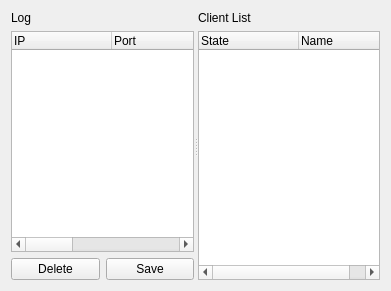
<?xml version="1.0" encoding="UTF-8"?>
<ui version="4.0">
 <class>ServerForm</class>
 <widget class="QWidget" name="ServerForm">
  <property name="geometry">
   <rect>
    <x>0</x>
    <y>0</y>
    <width>391</width>
    <height>291</height>
   </rect>
  </property>
  <property name="windowTitle">
   <string>Form</string>
  </property>
  <layout class="QHBoxLayout" name="horizontalLayout_3">
   <item>
    <widget class="QSplitter" name="splitter">
     <property name="orientation">
      <enum>Qt::Horizontal</enum>
     </property>
     <widget class="QWidget" name="layoutWidget">
      <layout class="QVBoxLayout" name="verticalLayout">
       <item>
        <widget class="QLabel" name="label_2">
         <property name="text">
          <string>Log</string>
         </property>
        </widget>
       </item>
       <item>
        <widget class="QTreeWidget" name="messageTreeWidget">
         <column>
          <property name="text">
           <string>IP</string>
          </property>
         </column>
         <column>
          <property name="text">
           <string>Port</string>
          </property>
         </column>
         <column>
          <property name="text">
           <string>ID</string>
          </property>
         </column>
         <column>
          <property name="text">
           <string>Name</string>
          </property>
         </column>
         <column>
          <property name="text">
           <string>Message</string>
          </property>
         </column>
         <column>
          <property name="text">
           <string>Time</string>
          </property>
         </column>
        </widget>
       </item>
       <item>
        <layout class="QHBoxLayout" name="horizontalLayout">
         <item>
          <widget class="QPushButton" name="savePushButton">
           <property name="text">
            <string>Delete</string>
           </property>
          </widget>
         </item>
         <item>
          <widget class="QPushButton" name="deletePushButton">
           <property name="text">
            <string>Save</string>
           </property>
          </widget>
         </item>
        </layout>
       </item>
      </layout>
     </widget>
     <widget class="QWidget" name="layoutWidget">
      <layout class="QVBoxLayout" name="verticalLayout_2">
       <item>
        <widget class="QLabel" name="label">
         <property name="text">
          <string>Client List</string>
         </property>
        </widget>
       </item>
       <item>
        <widget class="QTreeWidget" name="clientTreeWidget">
         <column>
          <property name="text">
           <string notr="true">State</string>
          </property>
         </column>
         <column>
          <property name="text">
           <string>Name</string>
          </property>
         </column>
        </widget>
       </item>
      </layout>
     </widget>
    </widget>
   </item>
  </layout>
 </widget>
 <resources/>
 <connections/>
</ui>
